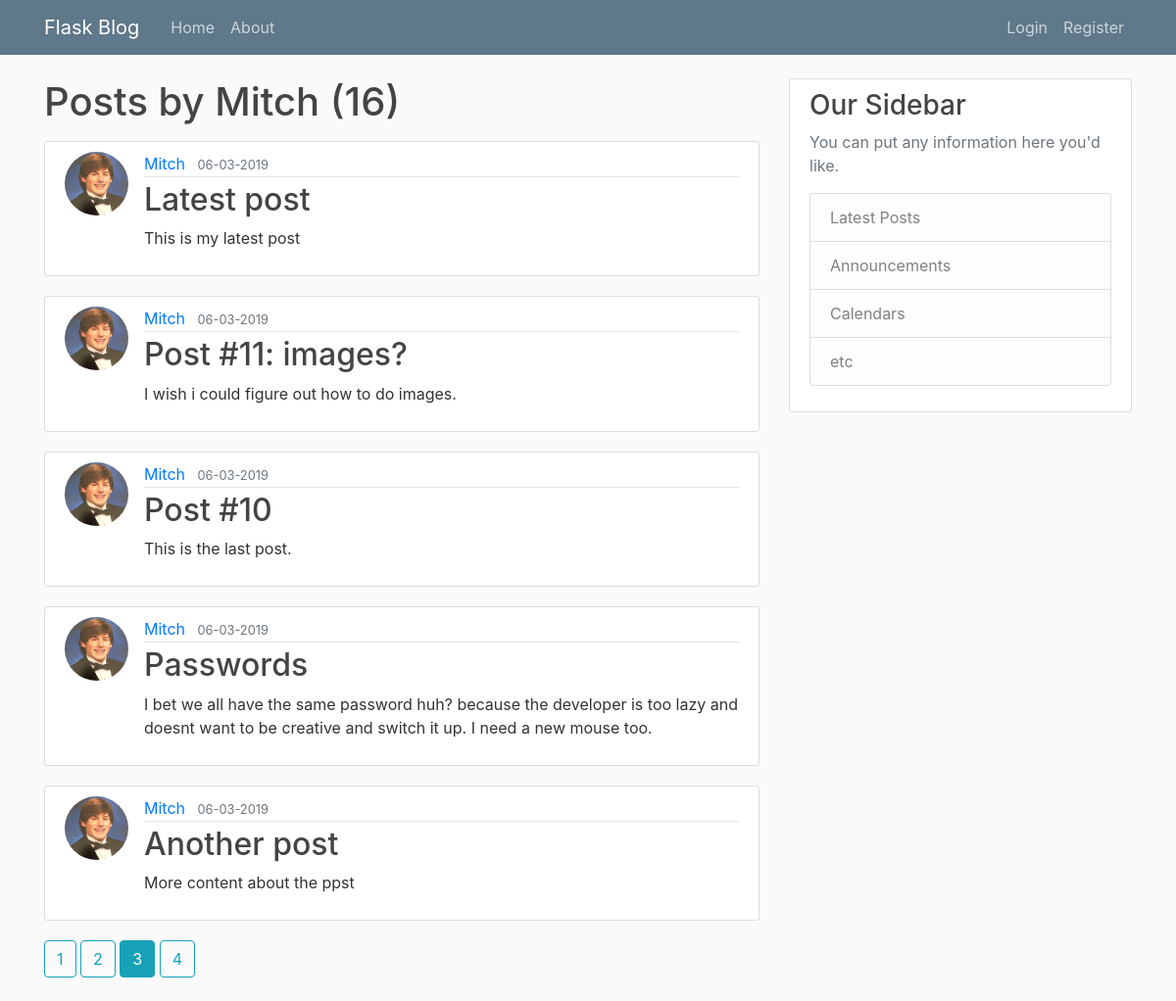
Screenshot of /user/Mitch?page=3 with the database file from the repository.
### flaskblog/models.py (models this page shows, shortened)
class User(db.Model, UserMixin):
	id = db.Column(db.Integer, primary_key=True)
	username = db.Column(db.String(20), unique=True, nullable=False)
	email = db.Column(db.String(120), unique=True, nullable=False)
	image_file = db.Column(db.String(20), nullable=False, default='default.png')
	password = db.Column(db.String(60), nullable=False)
	posts = db.relationship('Post', backref='author', lazy=True)

class Post(db.Model):
	id = db.Column(db.Integer, primary_key=True)
	title = db.Column(db.String(100), nullable=False)
	date_posted = db.Column(db.DateTime, nullable=False, default=datetime.utcnow)
	content = db.Column(db.Text, nullable=False)
	user_id = db.Column(db.Integer, db.ForeignKey('user.id'), nullable=False)

### flaskblog/users/routes.py (the view)
@users.route("/user/<string:username>")
def user_posts(username):
    page = request.args.get('page', 1, type=int)
    user = User.query.filter_by(username=username).first_or_404()
    posts = Post.query.filter_by(author=user)\
        .order_by(Post.date_posted.desc())\
        .paginate(page=page, per_page=5)
    return render_template('user_posts.html', posts=posts, user=user)

### flaskblog/templates/user_posts.html
{% extends "layout.html" %}
{% block content %}
  <h1 class="mb-3">Posts by {{ user.username }} ({{ posts.total }})</h1>
    {% for post in posts.items %}
        <article class="media content-section">
          <img class="rounded-circle article-img" src="{{ url_for('static', filename='profile_pics/' + post.author.image_file) }}">
          <div class="media-body">
              <div class="article-metadata">
                <a class="mr-2" href="{{ url_for('users.user_posts', username=post.author.username) }}">{{ post.author.username }}</a>
                <small class="text-muted">{{ post.date_posted.strftime('%m-%d-%Y') }}</small>
              </div>
            <h2><a class="article-title" href="{{url_for('posts.post', post_id=post.id)}}">{{ post.title }}</a></h2>
            <p class="article-content">{{ post.content }}</p>
          </div>
        </article>
    {% endfor %}
    {% for page_num in posts.iter_pages(left_edge=1, right_edge=1, left_current=1, right_current=2 ) %}
      {% if page_num %}
        {% if posts.page == page_num %}
          <a class='btn btn-info mb-4' href="{{url_for('users.user_posts', username=user.username, page=page_num)}}">{{ page_num }}</a>
        {% else %}
          <a class='btn btn-outline-info mb-4' href="{{url_for('users.user_posts', username=user.username, page=page_num)}}">{{ page_num }}</a>
        {% endif %}
      {% else %}
        ...
      {% endif %}
    {% endfor %}
{% endblock content %}

### flaskblog/static/main.css (style rules this page uses)
body { background: #fafafa; color: #333333; margin-top: 5rem; }
h1, h2, h3, h4, h5, h6 { color: #444444; }
.content-section { background: #ffffff; padding: 10px 20px; border: 1px solid #dddddd; border-radius: 3px; margin-bottom: 20px; }
.article-title { color: #444444; }
.article-content { white-space: pre-line; }
.article-img { height: 65px; width: 65px; margin-right: 16px; }
.article-metadata { padding-bottom: 1px; margin-bottom: 4px; border-bottom: 1px solid #e3e3e3 }

### rows the page displays
User: username "Mitch"
Post: image_file (picture), author.username "Mitch", date_posted "06-03-2019", title "Latest post", content "This is my latest post"
Post: image_file (picture), author.username "Mitch", date_posted "06-03-2019", title "Post #11: images?", content "I wish i could figure out how to do images."
Post: image_file (picture), author.username "Mitch", date_posted "06-03-2019", title "Post #10", content "This is the last post."
Post: image_file (picture), author.username "Mitch", date_posted "06-03-2019", title "Passwords", content "I bet we all have the same password huh? because the developer is too lazy and doesnt want to be creative and switch it up. I need a new mouse too."
Post: image_file (picture), author.username "Mitch", date_posted "06-03-2019", title "Another post", content "More content about the ppst"

### other values shown
{{ posts.total }} "16"
{{ page_num }} "1" "2" "4"
{{ page_num }} "3"
